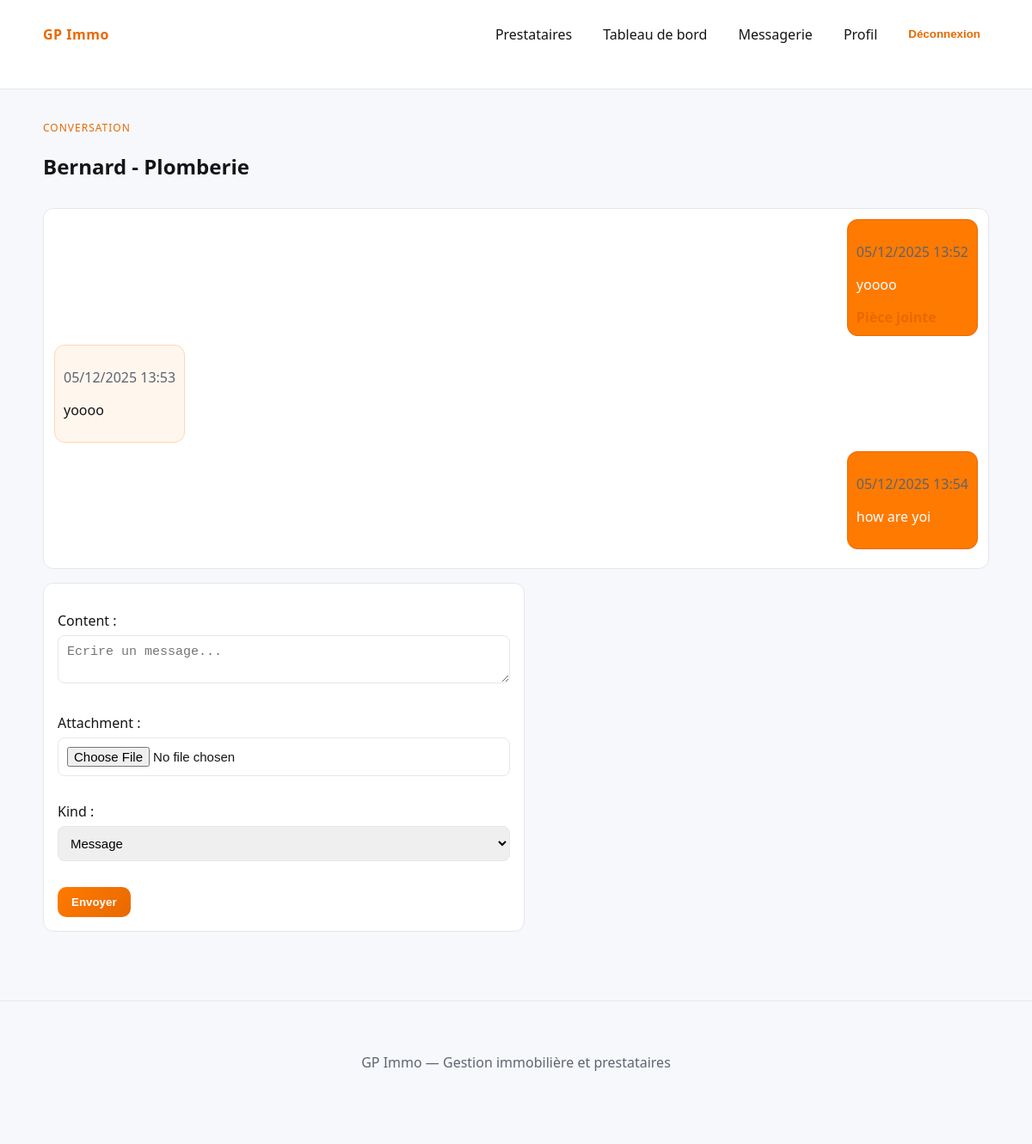
The app's page /messagerie/5/ (signed in) with its own data.
### accounts/models.py (models this page shows, shortened)
class User(AbstractUser):
    class Role(models.TextChoices):
        PROPRIETAIRE = "PROPRIETAIRE", "Propriétaire"
        PRESTATAIRE = "PRESTATAIRE", "Prestataire"
        STAFF = "STAFF", "Equipe"
    phone = models.CharField(max_length=30, blank=True)
    role = models.CharField(max_length=20, choices=Role.choices, default=Role.PROPRIETAIRE)
    specialization = models.CharField(max_length=100, blank=True)
    marketplace_visible = models.BooleanField(default=True)
    def is_prestataire(self) -> bool:
        return self.role == self.Role.PRESTATAIRE
    def display_name(self) -> str:
        base = self.get_full_name().strip() or self.username
        if self.is_prestataire() and self.specialization:
            return f"{base} - {self.specialization}"
        return base

### immo/models.py (models this page shows, shortened)
class Message(models.Model):
    class Kind(models.TextChoices):
        TEXTE = "TEXTE", "Message"
        DEVIS = "DEVIS", "Devis"
        PREUVE = "PREUVE", "Preuve d'intervention"
    sender = models.ForeignKey(settings.AUTH_USER_MODEL, on_delete=models.CASCADE, related_name="messages_envoyes")
    receiver = models.ForeignKey(settings.AUTH_USER_MODEL, on_delete=models.CASCADE, related_name="messages_recus")
    content = models.TextField(blank=True)
    attachment = models.FileField(upload_to=message_upload_to, null=True, blank=True)
    kind = models.CharField(max_length=10, choices=Kind.choices, default=Kind.TEXTE)
    created_at = models.DateTimeField(auto_now_add=True)
    class Meta:
        ordering = ["-created_at"]

### immo/views.py (the view)
# urls.py: path("messagerie/<int:user_id>/", views.conversation, name="conversation"),
@login_required
def conversation(request, user_id):
    other = get_object_or_404(User, pk=user_id)
    if request.method == "POST":
        form = MessageForm(request.POST, request.FILES)
        if form.is_valid():
            msg = form.save(commit=False)
            msg.sender = request.user
            msg.receiver = other
            msg.save()
            messages.success(request, "Message envoyé.")
            return redirect("conversation", user_id=other.id)
    else:
        form = MessageForm()
    messages_qs = Message.objects.filter(
        Q(sender=request.user, receiver=other) | Q(sender=other, receiver=request.user)
    ).order_by("created_at")
    return render(request, "immo/conversation.html", {"messages_qs": messages_qs, "other": other, "form": form})

### immo/forms.py
class MessageForm(forms.ModelForm):
    class Meta:
        model = Message
        fields = ["content", "attachment", "kind"]
        widgets = {
            "content": forms.Textarea(attrs={"rows": 2, "placeholder": "Ecrire un message..."}),
        }

### templates/immo/conversation.html (shortened to what this page needs)
{% extends "base.html" %}
{% block content %}
<div class="section-head">
    <div>
        <p class="eyebrow">Conversation</p>
        <h2>{{ other.display_name }}</h2>
    </div>
</div>
<div class="chat-box">
    {% for m in messages_qs %}
        <div class="chat-line {% if m.sender_id == user.id %}me{% else %}them{% endif %}">
            <div class="bubble">
                <p class="muted">{{ m.created_at|date:"d/m/Y H:i" }}</p>
                <p>{{ m.content }}</p>
                {% if m.attachment %}
                    <a class="link" href="{{ m.attachment.url }}" target="_blank">Pièce jointe</a>
                {% endif %}
            </div>
        </div>
    {% empty %}
        <p>Pas de messages pour l'instant.</p>
    {% endfor %}
</div>
<form method="post" enctype="multipart/form-data" class="form-card">
    {{ form.as_p }}
    <button class="btn" type="submit">Envoyer</button>
</form>
{% endblock %}

### static/css/style.css (style rules this page uses)
:root { --orange: #ff7a00; --orange-strong: #e86900; --bg: #f7f8fb; --text: #131517; --muted: #5e6470; --card: #ffffff; --border: #e5e7eb; }
* { box-sizing: border-box; }
body { margin: 0; font-family: "Segoe UI", Tahoma, sans-serif; background: var(--bg); color: var(--text); }
a { color: inherit; text-decoration: none; }
.btn { display: inline-block; padding: 10px 16px; border-radius: 10px; background: linear-gradient(135deg, var(--orange), var(--orange-strong)); color: white; font-weight: 700; border: none; cursor: pointer; }
.link { color: var(--orange-strong); font-weight: 600; }
.eyebrow { text-transform: uppercase; letter-spacing: 1px; font-size: 12px; color: var(--orange-strong); margin: 0 0 4px; }
.section-head { display: flex; justify-content: space-between; align-items: flex-start; gap: 12px; flex-wrap: wrap; margin: 12px 0; }
.muted { color: var(--muted); }
.form-card { background: var(--card); border: 1px solid var(--border); border-radius: 12px; padding: 16px; max-width: 560px; }
.form-card input, .form-card textarea, .form-card select { width: 100%; padding: 10px; margin: 6px 0 14px; border: 1px solid var(--border); border-radius: 8px; font-size: 15px; }
.chat-box { background: var(--card); border: 1px solid var(--border); border-radius: 12px; padding: 12px; margin-bottom: 16px; max-height: 420px; overflow-y: auto; }
.chat-line { display: flex; margin-bottom: 10px; }
.chat-line.me { justify-content: flex-end; }
.chat-line .bubble { background: #fff6ee; border: 1px solid #ffd8b2; padding: 10px; border-radius: 12px; max-width: 70%; }
.chat-line.me .bubble { background: var(--orange); border-color: var(--orange-strong); color: white; }

### records on screen
User: display_name "Bernard - Plomberie"
Message: created_at "05/12/2025 13:52", content "yoooo"
Message: created_at "05/12/2025 13:53", content "yoooo"
Message: created_at "05/12/2025 13:54", content "how are yoi"
